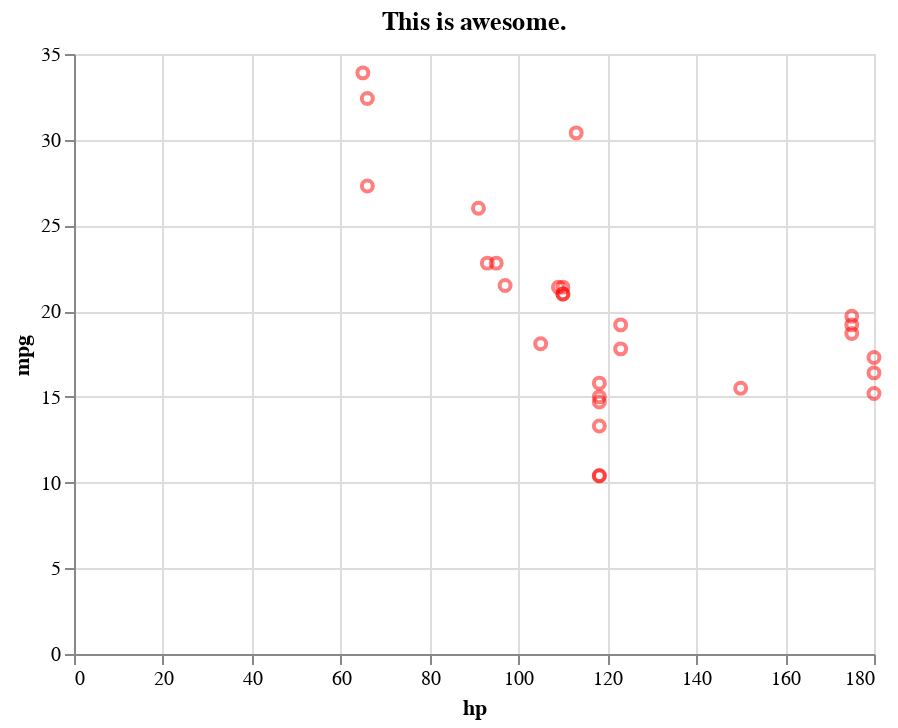

Notebook code cell kept with this figure:
### Code cell
car_chart = (alt.Chart(df3,
    title = "This is awesome.")
    .encode(
    alt.X('hp'), 
    alt.Y('mpg'),
    )
    .mark_point()).configure_mark(
    opacity=0.5,
    color='red'
    )

    
display(car_chart)

### Figure 1 — Vega-Lite specification as saved in the notebook (floating-point values rounded to 4 significant figures)
{"config": {"view": {"continuousWidth": 400, "continuousHeight": 300}, "mark": {"color": "red", "opacity": 0.5}}, "data": {"name": "data-0d4430d7a278fe5533180f27245803ad"}, "mark": "point", "encoding": {"x": {"field": "hp", "type": "quantitative"}, "y": {"field": "mpg", "type": "quantitative"}}, "title": "This is awesome.", "$schema": "https://vega.github.io/schema/vega-lite/v4.17.0.json", "datasets": {"data-0d4430d7a278fe5533180f27245803ad": [{"car": "Mazda RX4", "mpg": 21.0, "cyl": 6, "disp": 160.0, "hp": 110.0, "drat": 3.9, "wt": 2.62, "qsec": 16.46, "vs": 0.0, "am": 1, "gear": 4, "carb": 4}, {"car": "Mazda RX4 Wag", "mpg": 21.0, "cyl": 6, "disp": 160.0, "hp": 110.0, "drat": 3.9, "wt": 2.875, "qsec": 17.02, "vs": null, "am": 1, "gear": 4, "carb": 4}, {"car": "Datsun 710", "mpg": 22.8, "cyl": 4, "disp": 108.0, "hp": 93.0, "drat": 3.85, "wt": 2.32, "qsec": 18.61, "vs": 1.0, "am": 1, "gear": 999, "carb": 1}, {"car": "Hornet 4 Drive", "mpg": 21.4, "cyl": 6, "disp": 258.0, "hp": 110.0, "drat": 3.08, "wt": null, "qsec": 19.44, "vs": 1.0, "am": 0, "gear": 3, "carb": 1}, {"car": "Hornet Sportabout", "mpg": 18.7, "cyl": 8, "disp": 360.0, "hp": 175.0, "drat": 3.15, "wt": 3.44, "qsec": 17.02, "vs": 0.0, "am": 0, "gear": 3, "carb": 2}, {"car": "Valiant", "mpg": 18.1, "cyl": 6, "disp": 225.0, "hp": 105.0, "drat": 2.76, "wt": null, "qsec": 20.22, "vs": 1.0, "am": 0, "gear": 3, "carb": 1}, {"car": "Merc 230", "mpg": 22.8, "cyl": 4, "disp": 140.8, "hp": 95.0, "drat": 3.92, "wt": 3.15, "qsec": 22.9, "vs": 1.0, "am": 0, "gear": 4, "carb": 2}, {"car": "Merc 280", "mpg": 19.2, "cyl": 6, "disp": 167.6, "hp": 123.0, "drat": 3.92, "wt": null, "qsec": 18.3, "vs": 1.0, "am": 0, "gear": 4, "carb": 4}, {"car": "Merc 280C", "mpg": 17.8, "cyl": 6, "disp": 167.6, "hp": 123.0, "drat": 3.92, "wt": 3.44, "qsec": 18.9, "vs": null, "am": 0, "gear": 4, "carb": 4}, {"car": "Merc 450SE", "mpg": 16.4, "cyl": 8, "disp": 275.8, "hp": 180.0, "drat": 3.07, "wt": 4.07, "qsec": 17.4, "vs": 0.0, "am": 0, "gear": 3, "carb": 3}, {"car": "Merc 450SL", "mpg": 17.3, "cyl": 8, "disp": 275.8, "hp": 180.0, "drat": 3.07, "wt": null, "qsec": 17.6, "vs": 0.0, "am": 0, "gear": 3, "carb": 3}, {"car": "Merc 450SLC", "mpg": 15.2, "cyl": 8, "disp": 275.8, "hp": 180.0, "drat": 3.07, "wt": null, "qsec": 18.0, "vs": 0.0, "am": 0, "gear": 3, "carb": 3}, {"car": "Cadillac Fleetwood", "mpg": 10.4, "cyl": 8, "disp": 472.0, "hp": 118.2, "drat": 2.93, "wt": 5.25, "qsec": 17.98, "vs": null, "am": 0, "gear": 3, "carb": 4}, {"car": "Lincoln Continental", "mpg": 10.4, "cyl": 8, "disp": 460.0, "hp": 118.2, "drat": 3.0, "wt": null, "qsec": 17.82, "vs": 0.0, "am": 0, "gear": 3, "carb": 4}, {"car": "Chrysler Imperial", "mpg": 14.7, "cyl": 8, "disp": 440.0, "hp": 118.2, "drat": 3.23, "wt": null, "qsec": 17.42, "vs": 0.0, "am": 0, "gear": 3, "carb": 4}, {"car": "Fiat 128", "mpg": 32.4, "cyl": 4, "disp": 78.7, "hp": 66.0, "drat": 4.08, "wt": 2.2, "qsec": 19.47, "vs": 1.0, "am": 1, "gear": 999, "carb": 1}, {"car": "Toyota Corolla", "mpg": 33.9, "cyl": 4, "disp": 71.1, "hp": 65.0, "drat": 4.22, "wt": 1.835, "qsec": 19.9, "vs": 1.0, "am": 1, "gear": 999, "carb": 1}, {"car": "Toyota Corona", "mpg": 21.5, "cyl": 4, "disp": 120.1, "hp": 97.0, "drat": 3.7, "wt": null, "qsec": 20.01, "vs": 1.0, "am": 0, "gear": 3, "carb": 1}, {"car": "Dodge Challenger", "mpg": 15.5, "cyl": 8, "disp": 318.0, "hp": 150.0, "drat": 2.76, "wt": 3.52, "qsec": 16.87, "vs": 0.0, "am": 0, "gear": 3, "carb": 2}, {"car": "Camaro Z28", "mpg": 13.3, "cyl": 8, "disp": 350.0, "hp": 118.2, "drat": 3.73, "wt": null, "qsec": 15.41, "vs": 0.0, "am": 0, "gear": 3, "carb": 4}, {"car": "Pontiac Firebird", "mpg": 19.2, "cyl": 8, "disp": 400.0, "hp": 175.0, "drat": 3.08, "wt": 3.845, "qsec": 17.05, "vs": null, "am": 0, "gear": 3, "carb": 2}, {"car": "Fiat X1-9", "mpg": 27.3, "cyl": 4, "disp": 79.0, "hp": 66.0, "drat": 4.08, "wt": null, "qsec": 18.9, "vs": 1.0, "am": 1, "gear": 999, "carb": 1}, {"car": "Porsche 914-2", "mpg": 26.0, "cyl": 4, "disp": 120.3, "hp": 91.0, "drat": 4.43, "wt": 2.14, "qsec": 16.7, "vs": 0.0, "am": 1, "gear": 999, "carb": 2}, {"car": "Lotus Europa", "mpg": 30.4, "cyl": 4, "disp": 95.1, "hp": 113.0, "drat": 3.77, "wt": null, "qsec": 16.9, "vs": 1.0, "am": 1, "gear": 999, "carb": 2}, {"car": "Ford Pantera L", "mpg": 15.8, "cyl": 8, "disp": 351.0, "hp": 118.2, "drat": 4.22, "wt": null, "qsec": 14.5, "vs": 0.0, "am": 1, "gear": 5, "carb": 4}, {"car": "Ferrari Dino", "mpg": 19.7, "cyl": 6, "disp": 145.0, "hp": 175.0, "drat": 3.62, "wt": 2.77, "qsec": 15.5, "vs": null, "am": 1, "gear": 5, "carb": 6}, {"car": "Maserati Bora", "mpg": 15.0, "cyl": 8, "disp": 301.0, "hp": 118.2, "drat": 3.54, "wt": null, "qsec": 14.6, "vs": null, "am": 1, "gear": 5, "carb": 8}, {"car": "Volvo 142E", "mpg": 21.4, "cyl": 4, "disp": 121.0, "hp": 109.0, "drat": 4.11, "wt": 2.78, "qsec": 18.6, "vs": 1.0, "am": 1, "gear": 999, "carb": 2}]}}
